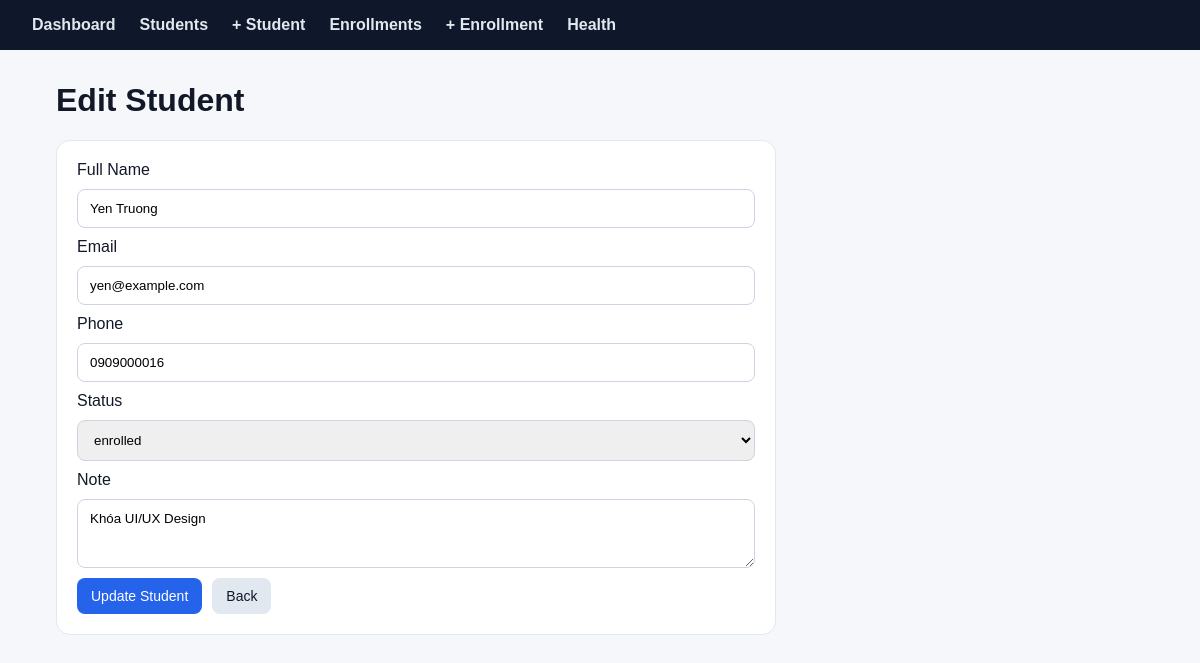
The page /students/edit?id=16 on the database its author committed.
### tables this page shows
CREATE TABLE students (
  id INT AUTO_INCREMENT PRIMARY KEY,
  full_name VARCHAR(100) NOT NULL,
  email VARCHAR(150) NOT NULL,
  phone VARCHAR(30),
  status VARCHAR(30) NOT NULL DEFAULT 'new',
  note TEXT,
  created_at DATETIME NOT NULL DEFAULT CURRENT_TIMESTAMP,
  updated_at DATETIME NULL,
  deleted_at DATETIME NULL,
  UNIQUE KEY unique_student_email (email),
  INDEX idx_students_created_at (created_at),
  INDEX idx_students_status_created_at (status, created_at),
  INDEX idx_students_phone (phone)
);

### app/Core/helpers.php (called while the page is built, shortened)
<?php
function e(?string $value): string
{
    return htmlspecialchars((string) $value, ENT_QUOTES, 'UTF-8');
}
function view(string $path, array $data = []): void
{
    extract($data);
    require __DIR__ . '/../Views/' . $path . '.php';
}

### app/Controllers/StudentController.php (called while the page is built, shortened)
<?php
class StudentController
{
    private function repository(): StudentRepository
    {
        $config = require __DIR__ . '/../../config/database.php';
        $pdo = (new Database($config))->getConnection();
        return new StudentRepository($pdo);
    }
    public function edit(): void
    {
        $id = (int) ($_GET['id'] ?? 0);
        $student = $this->repository()->findById($id);
        $old = $student;
        view('students/edit', compact('student', 'errors', 'old'));
    }
}

### public/index.php (called while the page is built, shortened)
<?php
require __DIR__ . '/../app/Core/helpers.php';
require __DIR__ . '/../app/Repositories/StudentRepository.php';
require __DIR__ . '/../app/Controllers/StudentController.php';
$router = new Router();
$router->get('/', [HomeController::class, 'index']);
$router->get('/health', [HealthController::class, 'index']);
$router->get('/students', [StudentController::class, 'index']);
$router->get('/students/create', [StudentController::class, 'create']);
$router->post('/students/store', [StudentController::class, 'store']);
$router->get('/students/edit', [StudentController::class, 'edit']);
$router->post('/students/update', [StudentController::class, 'update']);
$router->post('/students/delete', [StudentController::class, 'delete']);
$router->get('/enrollments', [EnrollmentController::class, 'index']);
$router->get('/enrollments/create', [EnrollmentController::class, 'create']);
$router->post('/enrollments/store', [EnrollmentController::class, 'store']);
$router->get('/enrollments/edit', [EnrollmentController::class, 'edit']);
$router->post('/enrollments/update', [EnrollmentController::class, 'update']);
$router->post('/enrollments/delete', [EnrollmentController::class, 'delete']);
$router->dispatch($_SERVER['REQUEST_METHOD'], $_SERVER['REQUEST_URI']);

### app/Repositories/StudentRepository.php (called while the page is built, shortened)
<?php
class StudentRepository
{
    public function findById(int $id): ?array
    {
        $stmt = $this->db->prepare("SELECT * FROM students WHERE id = :id AND deleted_at IS NULL");
        $stmt->execute(['id' => $id]);
        return $stmt->fetch() ?: null;
    }
}

### app/Views/students/edit.php (the view, shortened to what this page needs)
<h1>Edit Student</h1>
<form method="post" action="/students/update" class="card form-card">
    <label>Full Name</label>
    <input type="text" name="full_name" value="<?= e($old['full_name'] ?? $student['full_name']) ?>">
    <label>Email</label>
    <input type="email" name="email" value="<?= e($old['email'] ?? $student['email']) ?>">
    <label>Phone</label>
    <input type="text" name="phone" value="<?= e($old['phone'] ?? $student['phone'] ?? '') ?>">
    <label>Status</label>
    <select name="status">
        <?php foreach (['new', 'contacted', 'enrolled', 'dropped'] as $status): ?>
            <option value="<?= e($status) ?>" <?= ($old['status'] ?? $student['status']) === $status ? 'selected' : '' ?>>
                <?= e($status) ?>
            </option>
        <?php endforeach; ?>
    </select>
    <label>Note</label>
    <textarea name="note" rows="3"><?= e($old['note'] ?? $student['note'] ?? '') ?></textarea>
    <div style="display:flex;gap:10px">
        <button class="btn primary" type="submit">Update Student</button>
        <a class="btn" href="/students">Back</a>
    </div>
</form>
<?php $content = ob_get_clean(); $title = 'Edit Student'; require __DIR__ . '/../layout.php'; ?>

### public/assets/style.css (style rules this page uses)
* { box-sizing: border-box; }
body { margin: 0; font-family: Arial, sans-serif; background: #f5f7fb; color: #111827; }
h1 { margin-top: 0; }
.card, .toolbar { background: white; border: 1px solid #e2e8f0; border-radius: 14px; padding: 20px; margin-bottom: 20px; }
input, select, textarea { width: 100%; padding: 11px 12px; border: 1px solid #cbd5e1; border-radius: 8px; font-family: inherit; }
.form-card { max-width: 720px; display: grid; gap: 10px; }
.btn, button { display: inline-block; padding: 10px 14px; border-radius: 8px; border: 0; text-decoration: none; cursor: pointer; background: #e2e8f0; color: #111827; font-size: 14px; }
.primary { background: #2563eb; color: white; }

### rows shown on the page
students: full_name "Yen Truong", email "yen@example.com", phone "0909000016", note "Khóa UI/UX Design"

### other values the page prints
form field status "enrolled"
